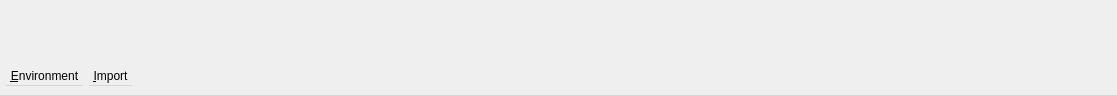
<?xml version="1.0" encoding="UTF-8"?>
<ui version="4.0">
 <class>main_dialog</class>
 <widget class="QDialog" name="main_dialog">
  <property name="geometry">
   <rect>
    <x>0</x>
    <y>0</y>
    <width>1117</width>
    <height>96</height>
   </rect>
  </property>
  <property name="minimumSize">
   <size>
    <width>0</width>
    <height>96</height>
   </size>
  </property>
  <property name="maximumSize">
   <size>
    <width>16777215</width>
    <height>96</height>
   </size>
  </property>
  <property name="windowTitle">
   <string>PolSARpro</string>
  </property>
  <layout class="QVBoxLayout" name="verticalLayout">
   <property name="leftMargin">
    <number>0</number>
   </property>
   <property name="topMargin">
    <number>0</number>
   </property>
   <property name="rightMargin">
    <number>0</number>
   </property>
   <property name="bottomMargin">
    <number>0</number>
   </property>
   <item>
    <layout class="QHBoxLayout" name="horizontalLayout" stretch="0,0">
     <property name="spacing">
      <number>0</number>
     </property>
     <item>
      <widget class="QLabel" name="label">
       <property name="minimumSize">
        <size>
         <width>0</width>
         <height>61</height>
        </size>
       </property>
       <property name="maximumSize">
        <size>
         <width>16777215</width>
         <height>61</height>
        </size>
       </property>
       <property name="text">
        <string/>
       </property>
       <property name="pixmap">
        <pixmap>../Images/PSPTopLeft.gif</pixmap>
       </property>
       <property name="scaledContents">
        <bool>true</bool>
       </property>
      </widget>
     </item>
     <item>
      <widget class="QLabel" name="label_2">
       <property name="enabled">
        <bool>true</bool>
       </property>
       <property name="sizePolicy">
        <sizepolicy hsizetype="Preferred" vsizetype="Preferred">
         <horstretch>0</horstretch>
         <verstretch>0</verstretch>
        </sizepolicy>
       </property>
       <property name="minimumSize">
        <size>
         <width>0</width>
         <height>61</height>
        </size>
       </property>
       <property name="maximumSize">
        <size>
         <width>16777215</width>
         <height>61</height>
        </size>
       </property>
       <property name="text">
        <string/>
       </property>
       <property name="pixmap">
        <pixmap>../Images/PSPTopCenter.gif</pixmap>
       </property>
       <property name="scaledContents">
        <bool>true</bool>
       </property>
      </widget>
     </item>
    </layout>
   </item>
   <item>
    <widget class="QMenuBar" name="menubar">
     <property name="maximumSize">
      <size>
       <width>16777215</width>
       <height>30</height>
      </size>
     </property>
     <property name="nativeMenuBar">
      <bool>false</bool>
     </property>
     <widget class="QMenu" name="menu_Environment">
      <property name="title">
       <string>&amp;Environment</string>
      </property>
      <addaction name="single_data_set"/>
      <addaction name="separator"/>
      <addaction name="action_Dual_Data_Set_Single_Baseline_Pol_InSAR"/>
     </widget>
     <widget class="QMenu" name="menu_Import">
      <property name="title">
       <string>&amp;Import</string>
      </property>
      <widget class="QMenu" name="menu_Spaceborne_Sensors">
       <property name="title">
        <string>&amp;Spaceborne Sensors</string>
       </property>
       <widget class="QMenu" name="menuAlos_1_Palsar">
        <property name="title">
         <string>Alos-1-Palsar</string>
        </property>
        <widget class="QMenu" name="menuData_processing_Level_1_1">
         <property name="title">
          <string>Data processing Level 1.1</string>
         </property>
         <addaction name="actionDual_Pol"/>
         <addaction name="separator"/>
         <addaction name="actionQuad_Pol"/>
        </widget>
        <addaction name="menuData_processing_Level_1_1"/>
       </widget>
       <addaction name="menuAlos_1_Palsar"/>
      </widget>
      <addaction name="alos1_1_quad_jaxa_ceos"/>
      <addaction name="action_Raw_Binary_Data"/>
      <addaction name="separator"/>
      <addaction name="action_Airborne_Sensors"/>
      <addaction name="separator"/>
      <addaction name="menu_Spaceborne_Sensors"/>
      <addaction name="separator"/>
      <addaction name="action_Extract_PolSAR_images"/>
      <addaction name="separator"/>
      <addaction name="image_viewer"/>
     </widget>
     <addaction name="menu_Environment"/>
     <addaction name="menu_Import"/>
    </widget>
   </item>
  </layout>
  <action name="action_Environement">
   <property name="text">
    <string>&amp;Environement</string>
   </property>
  </action>
  <action name="action_Environment">
   <property name="text">
    <string>&amp;Environment</string>
   </property>
  </action>
  <action name="single_data_set">
   <property name="text">
    <string>&amp;Single Data Set (Pol-SAR)</string>
   </property>
  </action>
  <action name="action_Dual_Data_Set_Single_Baseline_Pol_InSAR">
   <property name="text">
    <string>&amp;Dual Data Set (Single Baseline Pol-InSAR)</string>
   </property>
  </action>
  <action name="alos1_1_quad_jaxa_ceos">
   <property name="text">
    <string>&amp;JAXA-CEOS Format</string>
   </property>
  </action>
  <action name="action_Raw_Binary_Data">
   <property name="text">
    <string>&amp;Raw Binary Data</string>
   </property>
  </action>
  <action name="action_Airborne_Sensors">
   <property name="text">
    <string>&amp;Airborne Sensors</string>
   </property>
  </action>
  <action name="actionDual_Pol">
   <property name="text">
    <string>Dual-Pol</string>
   </property>
  </action>
  <action name="actionQuad_Pol">
   <property name="text">
    <string>Quad-Pol</string>
   </property>
  </action>
  <action name="action_Extract_PolSAR_images">
   <property name="text">
    <string>&amp;Extract PolSAR images</string>
   </property>
  </action>
  <action name="image_viewer">
   <property name="text">
    <string>&amp;Image viewer</string>
   </property>
  </action>
 </widget>
 <resources/>
 <connections/>
 <slots>
  <slot>open_window()</slot>
 </slots>
</ui>
